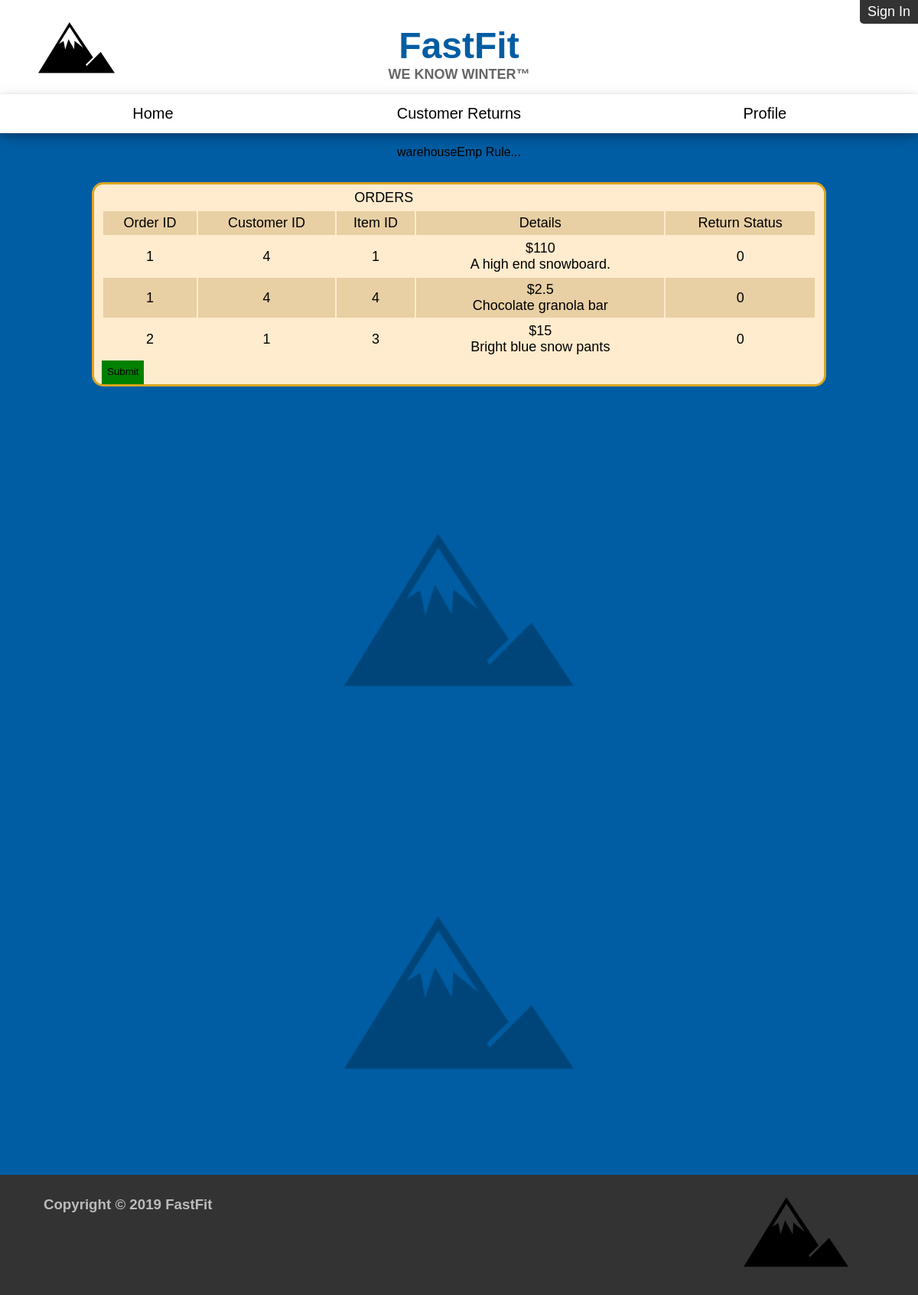
The page /warehouseEmp.php on the database its author committed.
### tables this page shows
CREATE TABLE `itemordered` (
  `OrderID` char(7) NOT NULL,
  `ItemID` char(10) NOT NULL,
  `Quantity` int(3) NOT NULL
);

CREATE TABLE `returns` (
  `CustomerID` char(10) NOT NULL,
  `ProductID` char(10) NOT NULL,
  `OrderID` char(7) NOT NULL,
  `ReturnStatus` tinyint(1) NOT NULL
);

CREATE TABLE `item` (
  `ItemID` char(10) NOT NULL,
  `Category_ID` char(5) NOT NULL,
  `Item_Description` varchar(50) NOT NULL,
  `Price` double NOT NULL
);

### warehouseempget.php (the view, shortened to what this page needs)
<?php
    include "database.php";
        $sql = "SELECT * FROM RETURNS";
        $stmt = $pdo->prepare($sql);
        $stmt->execute();
        $order1ID = $stmt->fetchAll();
        echo '<tr><td colspan=4>ORDERS</td></tr>
        <tr> <td> Order ID </td> <td> Customer ID </td> <td> Item ID </td> <td> Details </td> <td> Return Status </td></tr>';
        for($i = 0; $i<count($order1ID); $i++){
            $sql = "SELECT * FROM ITEMORDERED WHERE OrderID=:WID";
            $stmt = $pdo->prepare($sql);
            $stmt->execute(["WID" => $order1ID[$i][0]]);
            $data = $stmt->fetchAll();
            for($o = 0; $o<count($data); $o++){
                $sql = "SELECT * FROM ITEM WHERE ItemID=:WID";
                $stmt = $pdo->prepare($sql);
                $stmt->execute(["WID" => $data[$o][1]]);
                $ItemInfo = $stmt->fetchAll();
                if(count($data)>0){
                    echo '<tr>';
                    echo '<td>', $data[$o][0], '</td>';
                    echo '<td>', $order1ID[$i][1], '</td>';
                    echo '<td>', $data[$o][1],'</td>';
                    echo '<td>$', $ItemInfo[0][3],'<br>',$ItemInfo[0][2],'</td>';
                    echo '<td>', $order1ID[$i][3],'</td>';
                    echo '</tr>';
                }
            }
        }
?>

### baseCSS.css (style rules this page uses)
body { margin: 0px; background-color: #005da3; min-height: 100%; }

### warehouseEmp.php (style rules this page uses)
table td { padding: 5px 0; margin: 0; }
table tr:nth-child(even) { background-color: #e8cfa4; }
@media only screen and (min-width: 629px) { #informationContainer form table th, td { padding: 5px; font-family: Bookman, sans-serif; font-size: 18px; text-align: center; } }

### rows shown on the page
itemordered: OrderID "1", ItemID "1"
returns: ProductID "4", ReturnStatus "0"
item: Price "110", Item_Description "A high end snowboard."
itemordered: OrderID "1", ItemID "4"
item: Price "2.5", Item_Description "Chocolate granola bar"
itemordered: OrderID "2", ItemID "3"
returns: ProductID "1", ReturnStatus "0"
item: Price "15", Item_Description "Bright blue snow pants"
